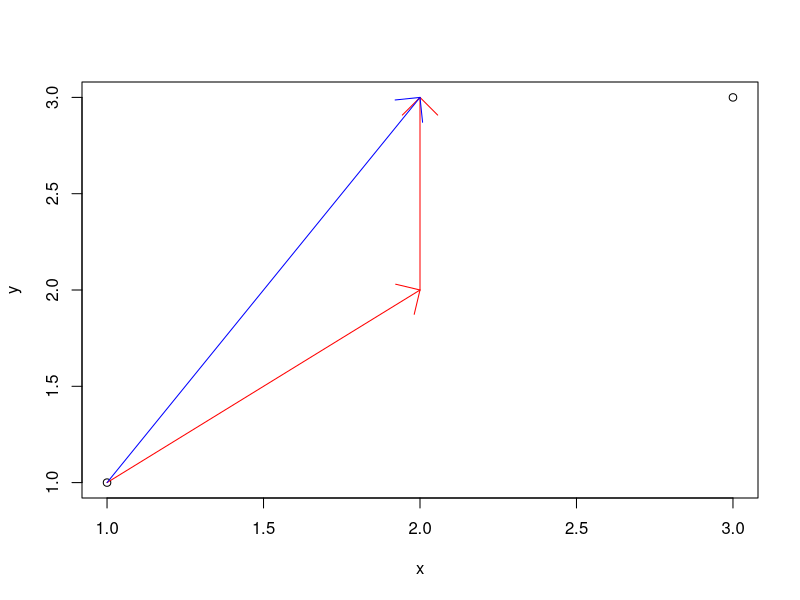
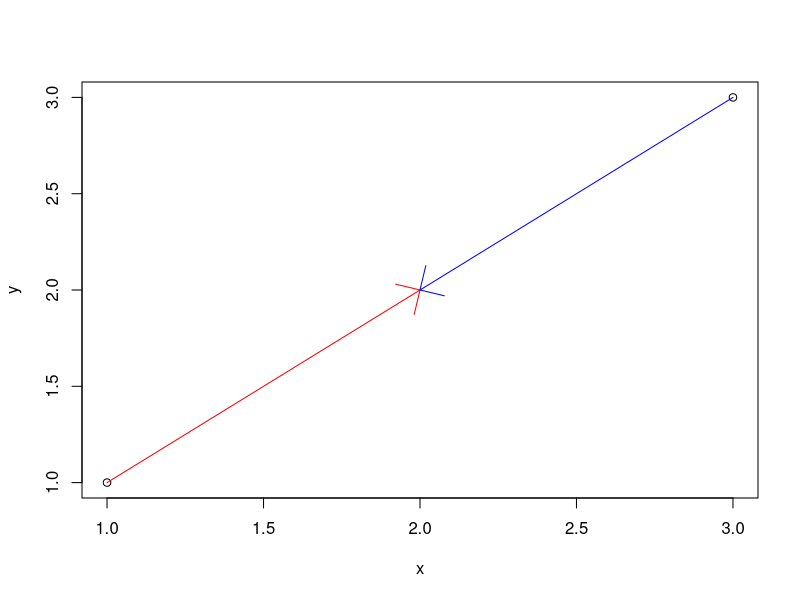

These figures' R source, in order:
## ---- chunk 1
plot(c(1,3),c(1,3),xlab="x",ylab="y")
arrows(1,1,2,2, angle=45, col="red")
arrows(2,2,2,3, angle=45, col="red")
arrows(1,1,2,3, angle=45,col="blue")
## ---- chunk 2
plot(c(1,3),c(1,3),xlab="x",ylab="y")
arrows(1,1,2,2, angle=45, col="red")
arrows(3,3,2,2, angle=45, col="blue")
